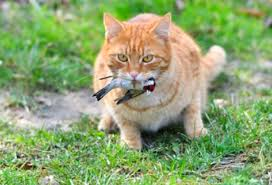
#> input picture miaw.jpg, 272 x 185 px
$ jupyter execute Histogram_learning.ipynb
#> lines starting #> are read from the running program, lines starting #| are printed output that depends on the picture
<a href="https://colab.research.google.com/github/aminatulmaimuna/Histogram/blob/main/Histogram_learning.ipynb" target="_parent"></a>

[cell 1]
import cv2
from matplotlib import pyplot as plt

# Membaca gambar dalam mode grayscale
img = cv2.imread('miaw.jpg')
#> img is the input picture: shape (185, 272, 3); mean B, G, R 112.7, 163.9, 141.8

# Tampilkan gambar
plt.imshow(img)

[cell 2]
img_rgb = cv2.cvtColor(img, cv2.COLOR_BGR2RGB)

plt.title('RGB COLOR')
plt.imshow(img_rgb)

[cell 3]
img_gray = cv2.cvtColor(img_rgb, cv2.COLOR_RGB2GRAY)
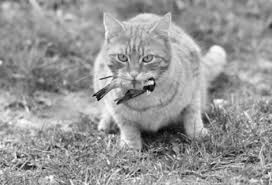
#> img_gray: shape (185, 272); min 0, max 254, mean 151.5

plt.title('GRAY COLOR')
plt.imshow(img_gray, cmap='gray')

Membuat Histogram dari Citra Grayscale

[cell 4]
# Hitung histogram gambar grayscale
hist = cv2.calcHist([img_gray], [0], None, [256], [0,256])
#> hist = 256 values, max 682 at index 149, min 0 at index 4, mean 196.6

# Plot histogram
plt.plot(hist, color='black')
plt.title("Histogram Grayscale")
plt.xlabel("Intensitas (0 - 255)")
plt.ylabel("Jumlah Piksel")
plt.show()
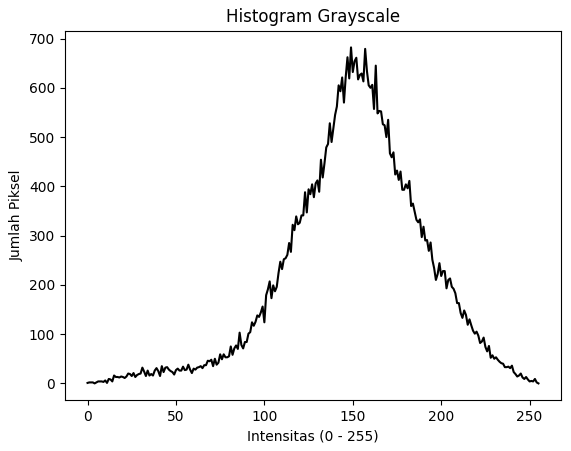
#> figure drawn by matplotlib, 1 panel; curve peaks at x = 149, y = 682

**Keteranngan : **

cv2.calcHist([img], [0], None, [256], [0,256]) artinya:

[img] → gambar input.

[0] → channel (0 untuk grayscale).

None → tanpa mask (menghitung seluruh gambar).

[256] → jumlah bin (0–255).

[0,256] → rentang nilai intensitas piksel.

plt.plot(hist) untuk menggambar histogram.

[cell 5]
# Hitung histogram untuk channel Red (index 2)
hist_red = cv2.calcHist([img_rgb], [2], None, [256], [0,256])
#> hist_red = 256 values, max 464 at index 90, min 0 at index 249, mean 196.6

# Plot histogram Red
plt.plot(hist_red, color='r')
plt.title("Histogram Red Channel")
plt.xlabel("Intensitas (0-255)")
plt.ylabel("Jumlah Piksel")
plt.show()
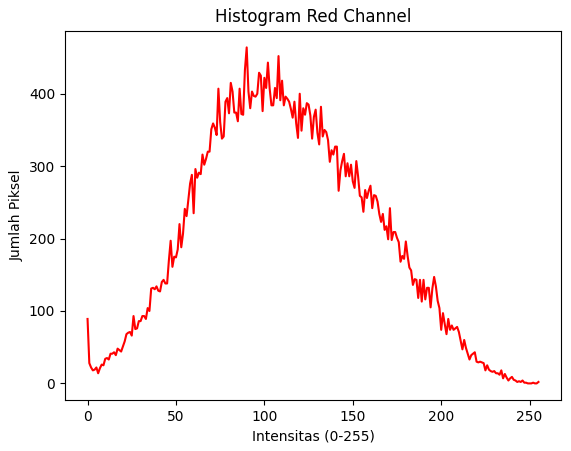
#> figure drawn by matplotlib, 1 panel; curve peaks at x = 90, y = 464

[cell 6]
# Hitung histogram untuk channel green (index 1)
hist_green = cv2.calcHist([img_rgb], [1], None, [256], [0,256])
#> hist_green = 256 values, max 686 at index 184, min 0 at index 1, mean 196.6

# Plot histogram Red
plt.plot(hist_green, color='g')
plt.title("Histogram Green Channel")
plt.xlabel("Intensitas (0-255)")
plt.ylabel("Jumlah Piksel")
plt.show()
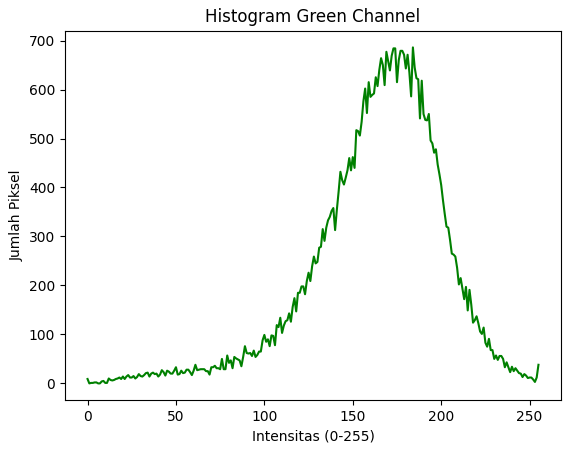
#> figure drawn by matplotlib, 1 panel; curve peaks at x = 184, y = 686

[cell 7]
# Hitung histogram untuk channel green (index 0)
hist_blue = cv2.calcHist([img_rgb], [0], None, [256], [0,256])
#> hist_blue = 256 values, max 525 at index 255, min 1 at index 1, mean 196.6

# Plot histogram Red
plt.plot(hist_blue, color='b')
plt.title("Histogram Blue Channel")
plt.xlabel("Intensitas (0-255)")
plt.ylabel("Jumlah Piksel")
plt.show()
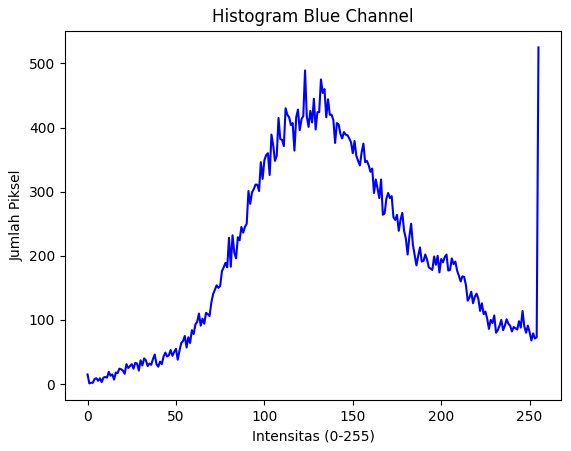
#> figure drawn by matplotlib, 1 panel; curve peaks at x = 255, y = 525

[cell 8]
# Warna channel
color = ('b', 'g', 'r')

plt.figure(figsize=(8,6))
for i, col in enumerate(color):
    hist = cv2.calcHist([img_rgb], [i], None, [256], [0,256])
    plt.plot(hist, color=col, label=col.upper())
    plt.xlim([0,256])

plt.title("Histogram Gabungan RGB")
plt.xlabel("Intensitas (0-255)")
plt.ylabel("Jumlah Piksel")
plt.legend()
plt.show()
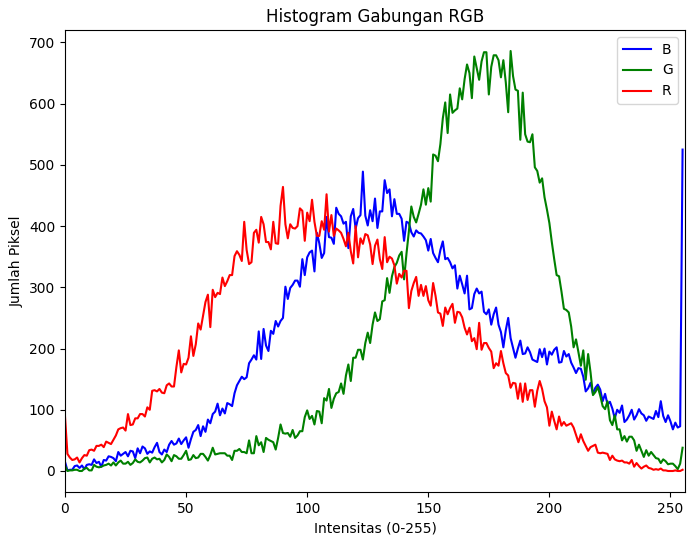
#> figure drawn by matplotlib, 1 panel; curve peaks at x = 255, y = 525; curve peaks at x = 184, y = 686; curve peaks at x = 90, y = 464

[cell 9]
# Tambah kecerahan (misal +25)
img_bright = cv2.convertScaleAbs(img, alpha=1, beta=25)
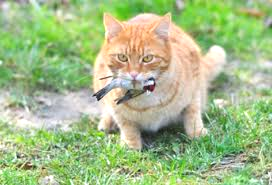
#> img_bright: shape (185, 272, 3); mean B, G, R 137.7, 188.8, 166

# Tampilkan sebelum & sesudah
plt.subplot(1,2,1)
plt.imshow(cv2.cvtColor(img, cv2.COLOR_BGR2RGB))
plt.title("Asli")
plt.axis("off")

plt.subplot(1,2,2)
plt.imshow(cv2.cvtColor(img_bright, cv2.COLOR_BGR2RGB))
plt.title("Lebih Cerah (+100)")
plt.axis("off")

plt.show()
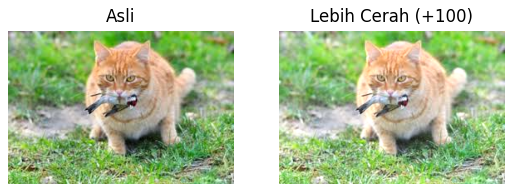
#> figure drawn by matplotlib, 2 panels

[cell 10]
# Warna channel
color = ('b', 'g', 'r')

plt.figure(figsize=(8,6))
for i, col in enumerate(color):
    hist = cv2.calcHist([img_bright], [i], None, [256], [0,256])
    plt.plot(hist, color=col, label=col.upper())
    plt.xlim([0,256])

plt.title("Histogram Gabungan RGB")
plt.xlabel("Intensitas (0-255)")
plt.ylabel("Jumlah Piksel")
plt.legend()
plt.show()
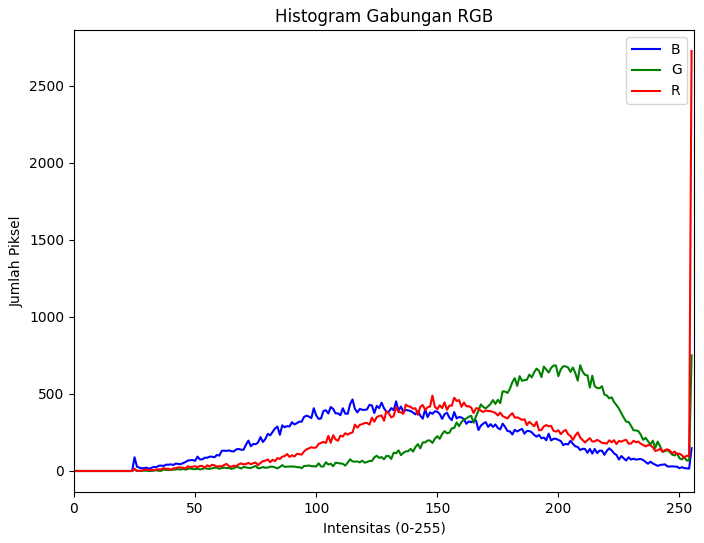
#> figure drawn by matplotlib, 1 panel; curve peaks at x = 115, y = 464; curve peaks at x = 255, y = 750; curve peaks at x = 255, y = 2724
